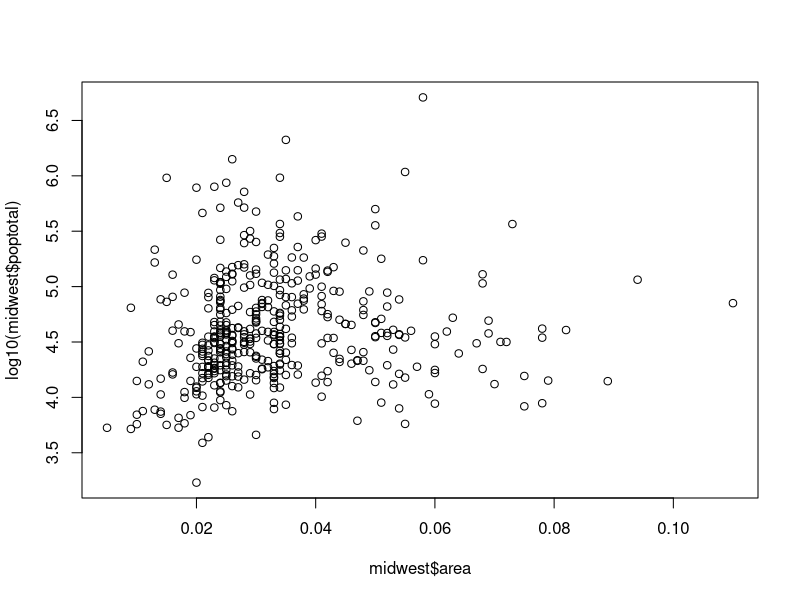
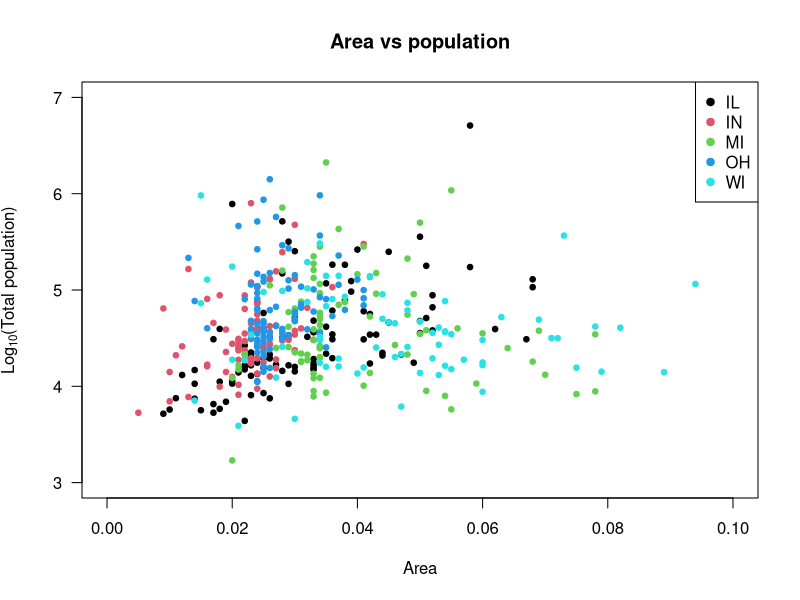
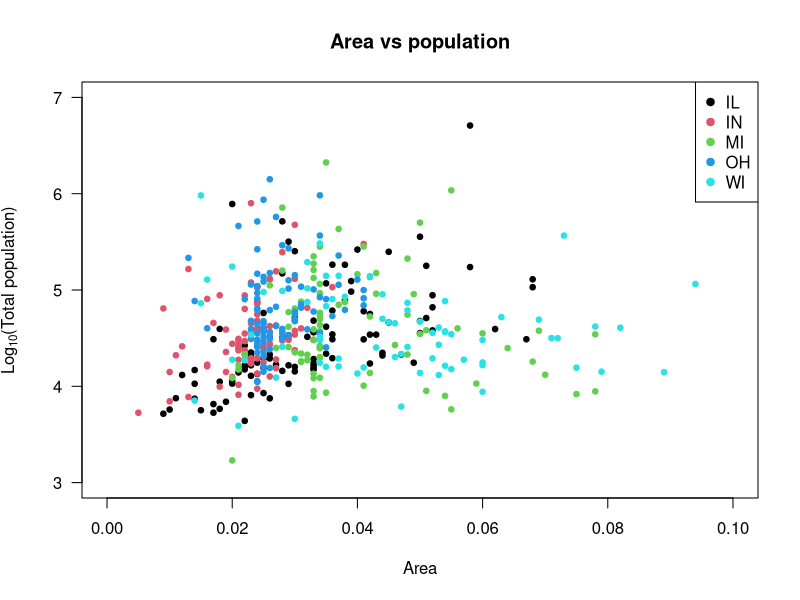
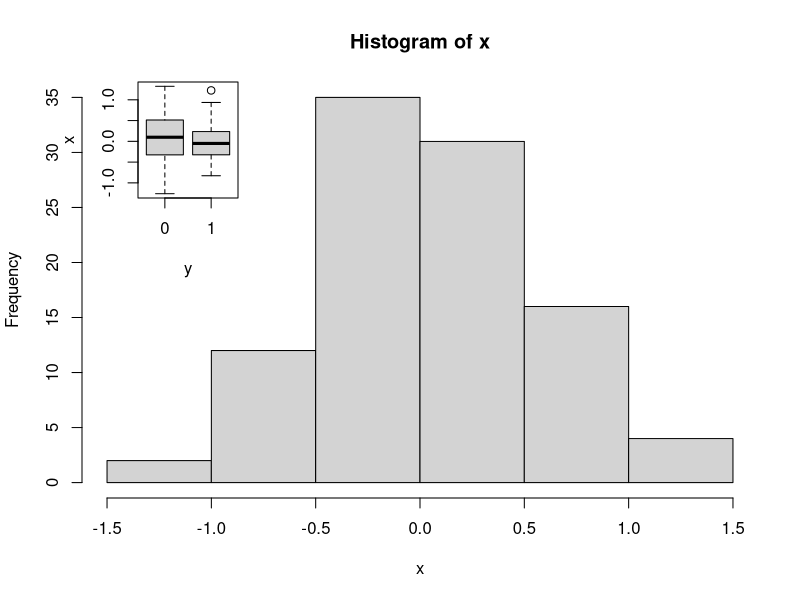
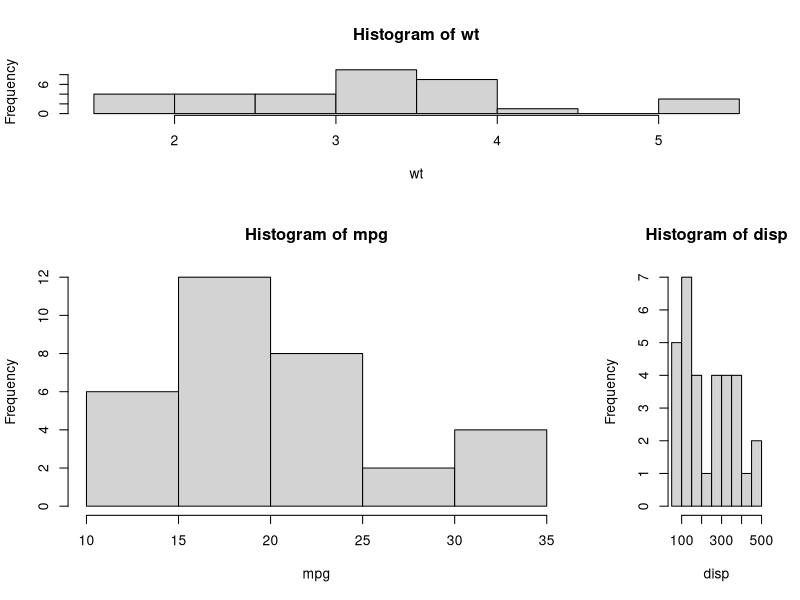

These figures' R source, in order:
## ---- chunk 1

knitr::opts_chunk$set(echo = TRUE, eval=FALSE, warning = FALSE, message = FALSE, fig.align ="center")

## ---- chunk 2
library(ggplot2) #load the package with the data
data("midwest", package = "ggplot2") #load the data, midwest is now in the working environment. 
plot(y=log10(midwest$poptotal), x=midwest$area) #call the x and y values 
     
## ---- chunk 3
library(ggplot2) #load the package with the data
data("midwest", package = "ggplot2") #load the data, midwest is now in the working environment. 
plot(y=log10(midwest$poptotal), x=midwest$area, #call the x and y values 
     col=as.factor(midwest$state), #point colors should be based on state 
     pch=19, cex=.75,#point shape and size
     ylim=c(3,7), xlim=c(0,.1), #set the axis limites
     las=1, #rotate the axis labels 
     xlab="Area", ylab=expression('Log'[10]*'(Total population)'),#label the axis
     main ="Area vs population"#add a title
     )

## ---- chunk 4
legend("topright", col=c(1:5), pch=19,legend=levels(as.factor(midwest$state)))
## ---- chunk 5
plot(y=log10(midwest$poptotal), x=midwest$area, #call the x and y values 
     col=as.factor(midwest$state), #point colors should be based on state 
     pch=19, cex=.75,#point shape and size
     ylim=c(3,7), xlim=c(0,.1), #set the axis limites
     las=1, #rotate the axis labels 
     xlab="Area", ylab=expression('Log'[10]*'(Total population)'),#label the axis
     main ="Area vs population"#add a title
     )
legend("topright", col=c(1:5), pch=19,legend=levels(as.factor(midwest$state)))
## ---- chunk 6
x <- rnorm(100,sd=0.5)  #generate random data to plot
y <- rbinom(100, 1, 0.5) #generate random data to plot
par(fig = c(0,1,0,1)) #set dimensions of histogram figure from bottom, left, top, and right

hist(x)  #plot main figure

par(fig = c(0.07,0.35, 0.5, 1), new = T) #set dimensions of inset plot  
boxplot(x ~ y) #plot inset

## ---- chunk 7
# One figure in row 1 and two figures in row 2
# row 1 is 1/3 the height of row 2
# column 2 is 1/4 the width of the column 1 
attach(mtcars)
layout(matrix(c(1,1,2,3), 2, 2, byrow = TRUE), 
  	widths=c(3,1), heights=c(1,2))
hist(wt)
hist(mpg)
hist(disp)

## ---- chunk 8
data("midwest", package = "ggplot2") #load the data, midwest is now in the working environment. 


